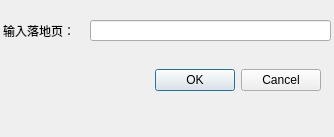
<?xml version="1.0" encoding="UTF-8"?>
<ui version="4.0">
 <class>Dialog</class>
 <widget class="QDialog" name="Dialog">
  <property name="geometry">
   <rect>
    <x>0</x>
    <y>0</y>
    <width>334</width>
    <height>137</height>
   </rect>
  </property>
  <property name="windowTitle">
   <string>Dialog</string>
  </property>
  <widget class="QDialogButtonBox" name="buttonBox">
   <property name="geometry">
    <rect>
     <x>100</x>
     <y>60</y>
     <width>221</width>
     <height>41</height>
    </rect>
   </property>
   <property name="orientation">
    <enum>Qt::Horizontal</enum>
   </property>
   <property name="standardButtons">
    <set>QDialogButtonBox::Cancel|QDialogButtonBox::Ok</set>
   </property>
  </widget>
  <widget class="QLabel" name="label">
   <property name="geometry">
    <rect>
     <x>3</x>
     <y>20</y>
     <width>71</width>
     <height>21</height>
    </rect>
   </property>
   <property name="text">
    <string>输入落地页：</string>
   </property>
  </widget>
  <widget class="QLineEdit" name="lineEdit">
   <property name="geometry">
    <rect>
     <x>90</x>
     <y>20</y>
     <width>241</width>
     <height>21</height>
    </rect>
   </property>
  </widget>
 </widget>
 <resources/>
 <connections>
  <connection>
   <sender>buttonBox</sender>
   <signal>accepted()</signal>
   <receiver>Dialog</receiver>
   <slot>accept()</slot>
   <hints>
    <hint type="sourcelabel">
     <x>248</x>
     <y>254</y>
    </hint>
    <hint type="destinationlabel">
     <x>157</x>
     <y>274</y>
    </hint>
   </hints>
  </connection>
  <connection>
   <sender>buttonBox</sender>
   <signal>rejected()</signal>
   <receiver>Dialog</receiver>
   <slot>reject()</slot>
   <hints>
    <hint type="sourcelabel">
     <x>316</x>
     <y>260</y>
    </hint>
    <hint type="destinationlabel">
     <x>286</x>
     <y>274</y>
    </hint>
   </hints>
  </connection>
 </connections>
</ui>
